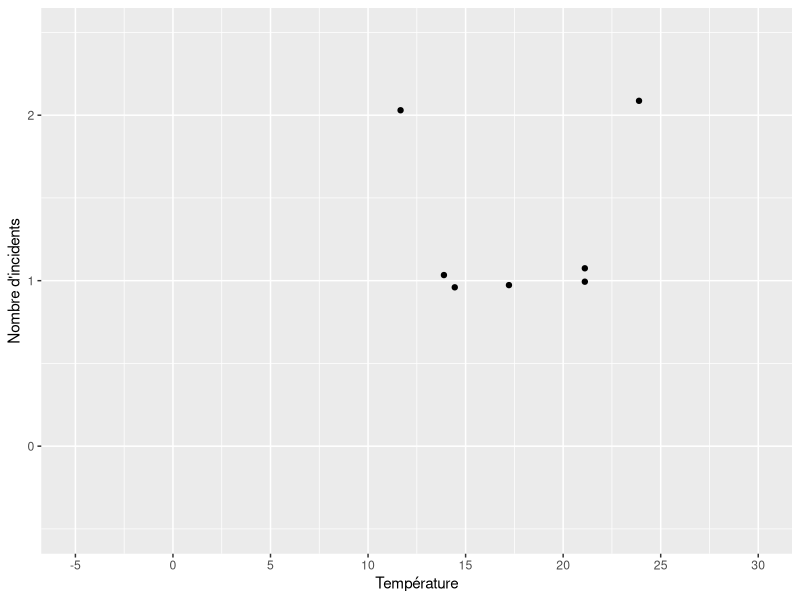
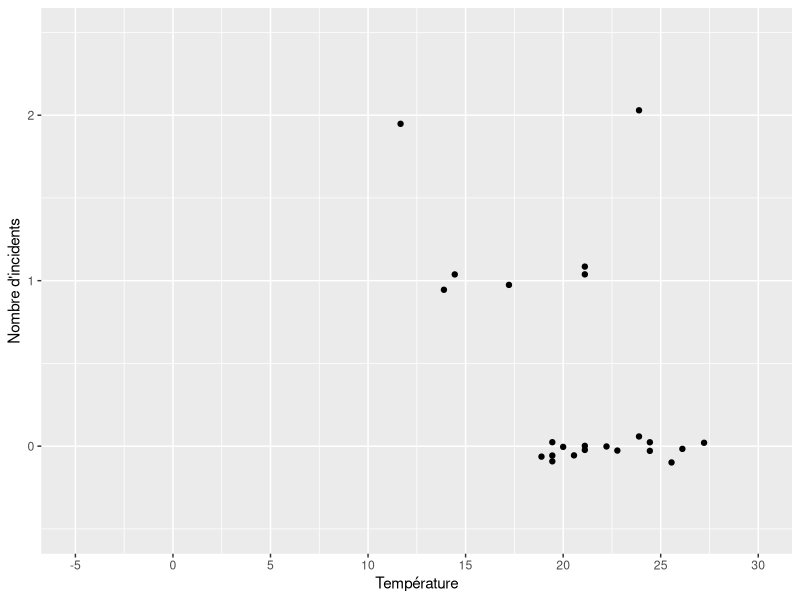
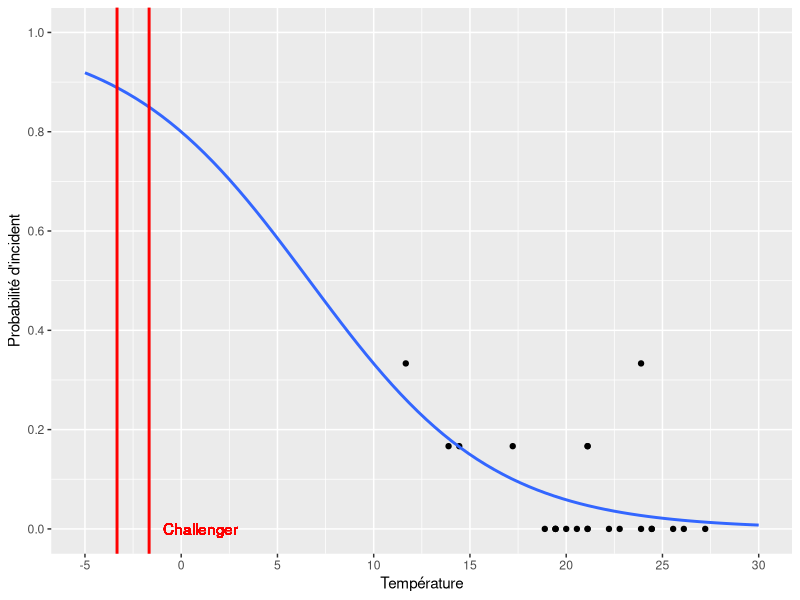

Source code (R) for these figures, in order:
## ---- chunk 1
knitr::opts_chunk$set(echo = TRUE)

library(tidyverse)
## ---- chunk 2
nasa <- tibble(
  Flight =c("51-C","41-B","61-C","41-C","1","6","51-A","51-D","5","3","2","9","41-D","51-G","7","8","51-B","61-A","51-I","61-B","41-G","51-J",NA,"51-F"),
  Date = c("1985-01-24","1984-02-03","1986-01-12","1984-04-06","1981-04-12","1983-04-04","1984-11-08","1985-04-12","1982-11-11","1982-03-22","1981-11-12","1983-11-28","1984-08-30","1985-06-17","1983-06-18","1983-08-30","1985-04-29","1985-10-30","1985-08-27","1985-11-26","1984-10-05","1985-10-03","1982-06-27","1985-07-29"),
  Temperature = c(53,57,58,63,66,67,67,67,68,69,70,70,70,70,72,73,75,75,76,76,78,79,80,81),
  Erosion = c(2,1,1,1,0,0,0,0,0,0,1,0,1,0,0,0,0,0,0,0,0,0,0,0),
  Blowby = c(2,0,0,0,0,0,0,0,0,0,0,0,0,0,0,0,0,2,0,0,0,0,0,0),
  Total = 6,
  DamageIndex = c(11,4,4,2,0,0,0,0,0,0,4,0,4,0,0,0,0,4,0,0,0,0,NA,0),
  Comments = c("Most erosion any flight; blow-by; back-up rings heated.",
               "Deep, extensive erosion.",
               "O-ring erosion on launch two weeks before Challenger.",
               "O-rings showed signs of heating, but no damage.",
               "Coolest (66 degrees) launch withouth O-rings problems.",
               "None","None","None","None","None",
               "Extent of erosion not fully known",
               "None","None","None","None","None","None",
               "No erosion. Soot found behind two primary O-rings.",
               "None","None","None","None",
               "O-ring condition unknown; rocket casing lost at sea.",
               "None")
)
nasa <- nasa %>% 
  mutate(
    ErosionOrBlowby = if_else(Erosion >= Blowby, Erosion, Blowby),
    Incident = if_else(DamageIndex > 0, 1, 0),
    Celsius = (Temperature-32)*5/9,
    NumberJoints = 6
  )
## ---- chunk 3
nasa %>% 
  filter(!is.na(DamageIndex) & DamageIndex > 0) %>% 
  ggplot(aes(x = Celsius, y = ErosionOrBlowby)) +
  geom_jitter(width = 0, height = 0.1) +
  scale_x_continuous(name = "Température", limits = c(-5,30), breaks = seq(-5,30,5))  +
  scale_y_continuous(name = "Nombre d'incidents", limits = c(-0.5,2.5), breaks = seq(0,2,1))
## ---- chunk 4
nasa %>% 
  filter(!is.na(DamageIndex) & DamageIndex >= 0) %>% 
  ggplot(aes(x = Celsius, y = ErosionOrBlowby)) +
  geom_jitter(width = 0, height = 0.1) +
  scale_x_continuous(name = "Température", limits = c(-5,30), breaks = seq(-5,30,5))  +
  scale_y_continuous(name = "Nombre d'incidents", limits = c(-0.5,2.5), breaks = seq(0,2,1))
## ---- chunk 5
nasa %>% 
  filter(!is.na(DamageIndex) & DamageIndex >= 0) %>% 
  ggplot(aes(x = Celsius, y = ErosionOrBlowby/NumberJoints)) +
  geom_point() +
  geom_smooth(method = "glm", method.args = list(family=binomial), aes(weight = NumberJoints), fullrange=TRUE, se=FALSE)+
  scale_x_continuous(name = "Température", limits = c(-5,30), breaks = seq(-5,30,5))  +
  scale_y_continuous(name = "Probabilité d'incident", limits = c(0,1), breaks = seq(0,1,0.2)) +
  geom_vline(xintercept = (26-32)*5/9, color = "red", size = 1) +
  geom_vline(xintercept = (29-32)*5/9, color = "red", size = 1) +
  geom_text(x = 1, y = 0, label = "Challenger", color = "red")
## ---- chunk 6
chall.glm <- glm(ErosionOrBlowby/NumberJoints ~ Celsius, data=nasa, family=binomial, weights = NumberJoints)
summary(chall.glm)
coef(chall.glm)
fun.1 <- function(x) 6/(1+exp(-coef(chall.glm)[1]-coef(chall.glm)[2]*x))
